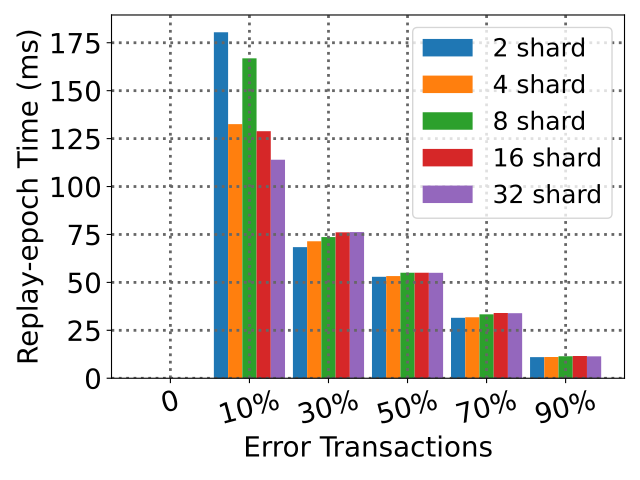

Reproduce this figure in Python.
import util
import matplotlib
import matplotlib.pyplot as plt
import numpy as np
import pandas as pd
import sys

plt.grid(True, color='#666666', linestyle = ":", linewidth = "2")

shards = [2,4,8,16 ,32]

to_draw = []

for member_cnt in [4]:
    for shard_cnt in shards:
        to_draw.append([])
        account_cnt = shard_cnt * 102400
        logdir = "meepo128/"+str(shard_cnt)+"x"+str(member_cnt)+"_erc20_transfer8192*500of"+str(account_cnt)
        replay_time = util.get_replaytime(logdir)
        to_draw[-1].append(replay_time)
        print(shard_cnt, member_cnt, replay_time)

        for err in [10, 30, 50, 70, 90]:
            logdir = "meepo128/"+str(shard_cnt)+"x"+str(member_cnt)+"_error20_transfer8192*500of"+str(account_cnt)+"_"+str(err)
            replay_time = util.get_replaytime(logdir)
            to_draw[-1].append(replay_time)
            print(shard_cnt, member_cnt, replay_time)



labels = ['2', '4', '8', '16', '32']

def autolabel(rects):
    """Attach a text label above each bar in *rects*, displaying its height."""
    for rect in rects:
        height = rect.get_height()
        plt.annotate('{:.0f}'.format(height),
                    xy=(rect.get_x() + rect.get_width() / 2, height),
                    xytext=(0, 3),  # 3 points vertical offset
                    textcoords="offset points",
                    # weight="semibold",
                    ha='center', va='bottom', fontsize=15)


x = np.arange(6)  # the label locations
width = 0.18  # the width of the bars


rects1 = plt.bar(x - 2*width, to_draw[0], width, label=labels[0]+" shard")
rects2 = plt.bar(x - 1*width, to_draw[1], width, label=labels[1]+" shard")
rects3 = plt.bar(x - 0*width, to_draw[2], width, label=labels[2]+" shard")
rects4 = plt.bar(x + 1*width, to_draw[3], width, label=labels[3]+" shard")
rects5 = plt.bar(x + 2*width, to_draw[4], width, label=labels[4]+" shard")

#autolabel(rects1)
#autolabel(rects2)
#autolabel(rects3)
#autolabel(rects4)
#autolabel(rects5)

# Add some text for labels, title and custom x-axis tick labels, etc.
plt.ylabel('Replay-epoch Time (ms)', fontsize=20)
plt.xlabel('Error Transactions', fontsize=20)
plt.xticks(ticks=x, labels=["0","10%","30%","50%","70%","90%"], rotation=15, fontsize=20)
plt.yticks(fontsize=20)
# plt.ylim(0, 210)
plt.legend(loc=1, ncol=1, fontsize=18)#图例及位置： 1右上角，2 左上角 loc函数可不写 0为最优 ncol为标签有几列

plt.tight_layout()

import sys
plt.savefig(sys.argv[0][:-3]+".pdf")
plt.savefig("png/"+sys.argv[0][:-3]+".png")
